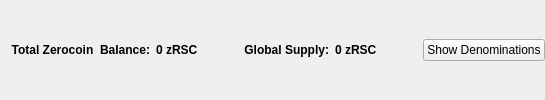
                       <widget class="QFrame" name="balanceSupplyFrame">
                        <layout class="QHBoxLayout" name="horizontalLayout_2" stretch="0,0,0,1,0">
                         <property name="rightMargin">
                          <number>0</number>
                         </property>
                         <item>
                          <layout class="QHBoxLayout" name="horizontalLayout_34">
                           <item>
                            <widget class="QLabel" name="labelzAvailableText_3">
                             <property name="font">
                              <font>
                               <weight>75</weight>
                               <bold>true</bold>
                              </font>
                             </property>
                             <property name="toolTip">
                              <string>Total Balance including unconfirmed and immature zRSC</string>
                             </property>
                             <property name="text">
                              <string>Total Zerocoin  Balance:</string>
                             </property>
                             <property name="alignment">
                              <set>Qt::AlignRight|Qt::AlignTrailing|Qt::AlignVCenter</set>
                             </property>
                            </widget>
                           </item>
                           <item>
                            <widget class="QLabel" name="labelzAvailableAmount_4">
                             <property name="minimumSize">
                              <size>
                               <width>40</width>
                               <height>0</height>
                              </size>
                             </property>
                             <property name="font">
                              <font>
                               <weight>75</weight>
                               <bold>true</bold>
                              </font>
                             </property>
                             <property name="toolTip">
                              <string>Total Balance including unconfirmed and immature zRSC</string>
                             </property>
                             <property name="text">
                              <string>0 zRSC</string>
                             </property>
                             <property name="alignment">
                              <set>Qt::AlignLeading|Qt::AlignLeft|Qt::AlignVCenter</set>
                             </property>
                            </widget>
                           </item>
                          </layout>
                         </item>
                         <item>
                          <spacer name="horizontalSpacer_32">
                           <property name="orientation">
                            <enum>Qt::Horizontal</enum>
                           </property>
                           <property name="sizeHint" stdset="0">
                            <size>
                             <width>40</width>
                             <height>20</height>
                            </size>
                           </property>
                          </spacer>
                         </item>
                         <item>
                          <layout class="QHBoxLayout" name="horizontalLayout_35">
                           <item>
                            <widget class="QLabel" name="labelZsupplyText_2">
                             <property name="font">
                              <font>
                               <weight>75</weight>
                               <bold>true</bold>
                              </font>
                             </property>
                             <property name="text">
                              <string>Global Supply:</string>
                             </property>
                             <property name="alignment">
                              <set>Qt::AlignRight|Qt::AlignTrailing|Qt::AlignVCenter</set>
                             </property>
                            </widget>
                           </item>
                           <item>
                            <widget class="QLabel" name="labelZsupplyAmount_2">
                             <property name="font">
                              <font>
                               <weight>75</weight>
                               <bold>true</bold>
                              </font>
                             </property>
                             <property name="text">
                              <string>0 zRSC</string>
                             </property>
                            </widget>
                           </item>
                          </layout>
                         </item>
                         <item>
                          <spacer name="horizontalSpacer_31">
                           <property name="orientation">
                            <enum>Qt::Horizontal</enum>
                           </property>
                           <property name="sizeHint" stdset="0">
                            <size>
                             <width>40</width>
                             <height>20</height>
                            </size>
                           </property>
                          </spacer>
                         </item>
                         <item>
                          <widget class="QPushButton" name="pushButtonShowDenoms">
                           <property name="toolTip">
                            <string>Show zRSC denominations list</string>
                           </property>
                           <property name="text">
                            <string>Show Denominations</string>
                           </property>
                          </widget>
                         </item>
                        </layout>
                       </widget>
